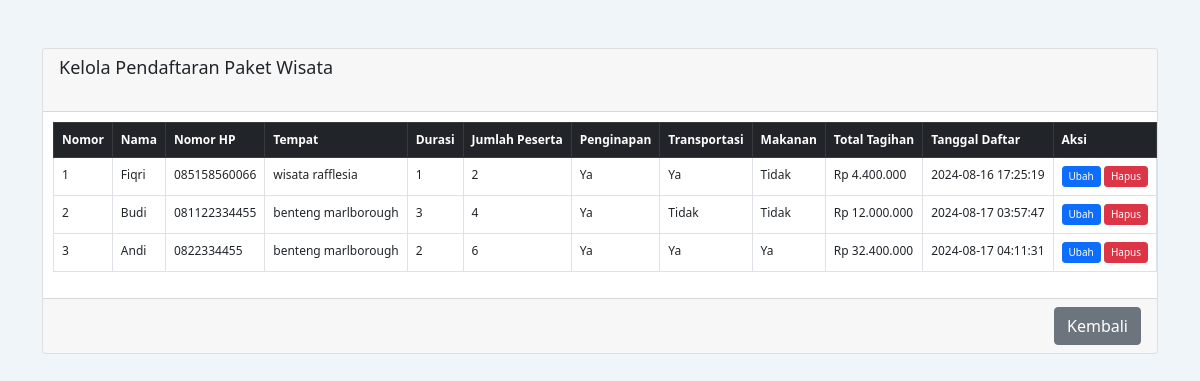
The page /kelola.php on the database its author committed.
### tables this page shows
CREATE TABLE `pendaftaran` (
  `id` int NOT NULL,
  `nama` varchar(100) NOT NULL,
  `nomor_hp` varchar(20) NOT NULL,
  `tempat` varchar(50) NOT NULL,
  `durasi` int NOT NULL,
  `jumlah_peserta` int NOT NULL,
  `penginapan` varchar(5) DEFAULT NULL,
  `transportasi` varchar(5) DEFAULT NULL,
  `makanan` varchar(5) DEFAULT NULL,
  `total_tagihan` decimal(10,2) NOT NULL,
  `tanggal_daftar` timestamp NULL DEFAULT CURRENT_TIMESTAMP
);

### kelola.php (the view, shortened to what this page needs)
<?php
include 'db.php';
$sql = "SELECT * FROM pendaftaran";
$result = $conn->query($sql);
function formatRupiah($angka){
    return "Rp " . number_format($angka, 0, ',', '.');
}
?>
<!DOCTYPE html>
<html lang="id">
<head>
    <link href="https://cdn.jsdelivr.net/npm/bootstrap@5.0.0-beta2/dist/css/bootstrap.min.css" rel="stylesheet">
</head>
<body>
    <div class="container mt-5">
        <div class="card">
            <div class="card-header">
                <h1 class="mb-4">Kelola Pendaftaran Paket Wisata</h1>
            </div>
            <div class="card-body">
                <table class="table table-bordered">
                    <thead class="table-dark">
                        <tr>
                            <th>Nomor</th>
                            <th>Nama</th>
                            <th>Nomor HP</th>
                            <th>Tempat</th>
                            <th>Durasi</th>
                            <th>Jumlah Peserta</th>
                            <th>Penginapan</th>
                            <th>Transportasi</th>
                            <th>Makanan</th>
                            <th>Total Tagihan</th>
                            <th>Tanggal Daftar</th>
                            <th>Aksi</th>
                        </tr>
                    </thead>
                    <tbody>
                        <?php if ($result->num_rows > 0): ?>
                            <?php $nomor = 1; ?>
                            <?php while($row = $result->fetch_assoc()): ?>
                                <tr>
                                    <td><?= $nomor++ ?></td>
                                    <td><?= $row['nama'] ?></td>
                                    <td><?= $row['nomor_hp'] ?></td>
                                    <td><?= $row['tempat'] ?></td>
                                    <td><?= $row['durasi'] ?></td>
                                    <td><?= $row['jumlah_peserta'] ?></td>
                                    <td><?= $row['penginapan'] ?></td>
                                    <td><?= $row['transportasi'] ?></td>
                                    <td><?= $row['makanan'] ?></td>
                                    <td><?= formatRupiah($row['total_tagihan']) ?></td>
                                    <td><?= $row['tanggal_daftar'] ?></td>
                                    <td>
                                        <div class="d-inline-block">
                                            <a href="ubah.php?id=<?= $row['id'] ?>" class="btn btn-primary btn-sm">Ubah</a>
                                        </div>
                                        <div class="d-inline-block">
                                            <a href="hapus.php?id=<?= $row['id'] ?>" class="btn btn-danger btn-sm" onclick="return confirm('Apakah Anda yakin ingin menghapus data ini?');">Hapus</a>
                                        </div>
                                    </td>
                                </tr>
                            <?php endwhile; ?>
                        <?php else: ?>
                            <tr>
                                <td colspan="12" class="text-center">Tidak ada data yang tersedia.</td>
                            </tr>
                        <?php endif; ?>
                    </tbody>
                </table>
            </div>
            <div class="card-footer text-end">
                <a href="index.php" class="btn btn-secondary">Kembali</a>
            </div>
        </div>
    </div>
</body>
</html>

### kelola.php (style rules this page uses)
body { background-color: #f0f5f9; }
.table { font-size: 12px; }
th, td { padding: 4px; }
.table thead th { white-space: nowrap; }
.table tbody td { white-space: nowrap; }
.btn-sm { padding: 2px 6px; font-size: 10px; }
.card-header h1 { font-size: 18px; }
.card-body { padding: 10px; }

### rows shown on the page
pendaftaran: nama "Fiqri", nomor_hp "085158560066", tempat "wisata rafflesia", durasi "1", jumlah_peserta "2", penginapan "Ya", transportasi "Ya", makanan "Tidak", total_tagihan "Rp 4.400.000", tanggal_daftar "2024-08-16 17:25:19"
pendaftaran: nama "Budi", nomor_hp "081122334455", tempat "benteng marlborough", durasi "3", jumlah_peserta "4", penginapan "Ya", transportasi "Tidak", makanan "Tidak", total_tagihan "Rp 12.000.000", tanggal_daftar "2024-08-17 03:57:47"
pendaftaran: nama "Andi", nomor_hp "0822334455", tempat "benteng marlborough", durasi "2", jumlah_peserta "6", penginapan "Ya", transportasi "Ya", makanan "Ya", total_tagihan "Rp 32.400.000", tanggal_daftar "2024-08-17 04:11:31"
